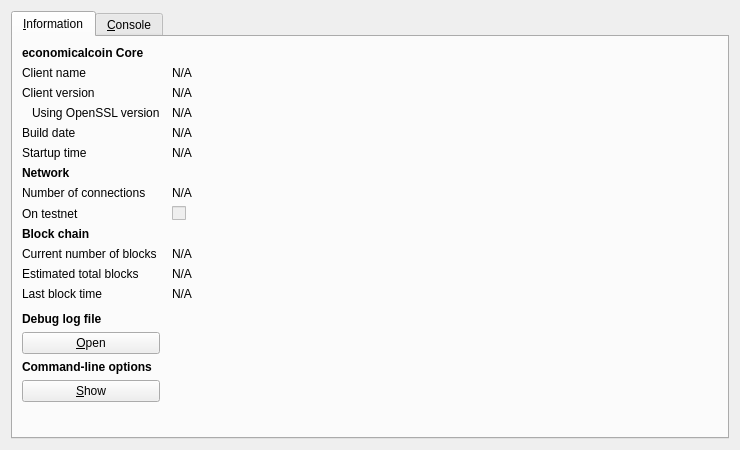
<?xml version="1.0" encoding="UTF-8"?>
<ui version="4.0">
 <class>RPCConsole</class>
 <widget class="QDialog" name="RPCConsole">
  <property name="geometry">
   <rect>
    <x>0</x>
    <y>0</y>
    <width>740</width>
    <height>450</height>
   </rect>
  </property>
  <property name="windowTitle">
   <string>economicalcoin - Debug window</string>
  </property>
  <layout class="QVBoxLayout" name="verticalLayout_2">
   <item>
    <widget class="QTabWidget" name="tabWidget">
     <property name="currentIndex">
      <number>0</number>
     </property>
     <widget class="QWidget" name="tab_info">
      <attribute name="title">
       <string>&amp;Information</string>
      </attribute>
      <layout class="QGridLayout" name="gridLayout" columnstretch="0,1">
       <property name="horizontalSpacing">
        <number>12</number>
       </property>
       <item row="0" column="0">
        <widget class="QLabel" name="label_9">
         <property name="font">
          <font>
           <weight>75</weight>
           <bold>true</bold>
          </font>
         </property>
         <property name="text">
          <string>economicalcoin Core</string>
         </property>
        </widget>
       </item>
       <item row="1" column="0">
        <widget class="QLabel" name="label_5">
         <property name="text">
          <string>Client name</string>
         </property>
        </widget>
       </item>
       <item row="1" column="1">
        <widget class="QLabel" name="clientName">
         <property name="cursor">
          <cursorShape>IBeamCursor</cursorShape>
         </property>
         <property name="text">
          <string>N/A</string>
         </property>
         <property name="textFormat">
          <enum>Qt::PlainText</enum>
         </property>
         <property name="textInteractionFlags">
          <set>Qt::LinksAccessibleByMouse|Qt::TextSelectableByKeyboard|Qt::TextSelectableByMouse</set>
         </property>
        </widget>
       </item>
       <item row="2" column="0">
        <widget class="QLabel" name="label_6">
         <property name="text">
          <string>Client version</string>
         </property>
        </widget>
       </item>
       <item row="2" column="1">
        <widget class="QLabel" name="clientVersion">
         <property name="cursor">
          <cursorShape>IBeamCursor</cursorShape>
         </property>
         <property name="text">
          <string>N/A</string>
         </property>
         <property name="textFormat">
          <enum>Qt::PlainText</enum>
         </property>
         <property name="textInteractionFlags">
          <set>Qt::LinksAccessibleByMouse|Qt::TextSelectableByKeyboard|Qt::TextSelectableByMouse</set>
         </property>
        </widget>
       </item>
       <item row="3" column="0">
        <widget class="QLabel" name="label_14">
         <property name="text">
          <string>Using OpenSSL version</string>
         </property>
         <property name="indent">
          <number>10</number>
         </property>
        </widget>
       </item>
       <item row="3" column="1">
        <widget class="QLabel" name="openSSLVersion">
         <property name="cursor">
          <cursorShape>IBeamCursor</cursorShape>
         </property>
         <property name="text">
          <string>N/A</string>
         </property>
         <property name="textFormat">
          <enum>Qt::PlainText</enum>
         </property>
         <property name="textInteractionFlags">
          <set>Qt::LinksAccessibleByMouse|Qt::TextSelectableByKeyboard|Qt::TextSelectableByMouse</set>
         </property>
        </widget>
       </item>
       <item row="4" column="0">
        <widget class="QLabel" name="label_12">
         <property name="text">
          <string>Build date</string>
         </property>
        </widget>
       </item>
       <item row="4" column="1">
        <widget class="QLabel" name="buildDate">
         <property name="cursor">
          <cursorShape>IBeamCursor</cursorShape>
         </property>
         <property name="text">
          <string>N/A</string>
         </property>
         <property name="textFormat">
          <enum>Qt::PlainText</enum>
         </property>
         <property name="textInteractionFlags">
          <set>Qt::LinksAccessibleByMouse|Qt::TextSelectableByKeyboard|Qt::TextSelectableByMouse</set>
         </property>
        </widget>
       </item>
       <item row="5" column="0">
        <widget class="QLabel" name="label_13">
         <property name="text">
          <string>Startup time</string>
         </property>
        </widget>
       </item>
       <item row="5" column="1">
        <widget class="QLabel" name="startupTime">
         <property name="cursor">
          <cursorShape>IBeamCursor</cursorShape>
         </property>
         <property name="text">
          <string>N/A</string>
         </property>
         <property name="textFormat">
          <enum>Qt::PlainText</enum>
         </property>
         <property name="textInteractionFlags">
          <set>Qt::LinksAccessibleByMouse|Qt::TextSelectableByKeyboard|Qt::TextSelectableByMouse</set>
         </property>
        </widget>
       </item>
       <item row="6" column="0">
        <widget class="QLabel" name="label_11">
         <property name="font">
          <font>
           <weight>75</weight>
           <bold>true</bold>
          </font>
         </property>
         <property name="text">
          <string>Network</string>
         </property>
        </widget>
       </item>
       <item row="7" column="0">
        <widget class="QLabel" name="label_7">
         <property name="text">
          <string>Number of connections</string>
         </property>
        </widget>
       </item>
       <item row="7" column="1">
        <widget class="QLabel" name="numberOfConnections">
         <property name="cursor">
          <cursorShape>IBeamCursor</cursorShape>
         </property>
         <property name="text">
          <string>N/A</string>
         </property>
         <property name="textFormat">
          <enum>Qt::PlainText</enum>
         </property>
         <property name="textInteractionFlags">
          <set>Qt::LinksAccessibleByMouse|Qt::TextSelectableByKeyboard|Qt::TextSelectableByMouse</set>
         </property>
        </widget>
       </item>
       <item row="8" column="0">
        <widget class="QLabel" name="label_8">
         <property name="text">
          <string>On testnet</string>
         </property>
        </widget>
       </item>
       <item row="8" column="1">
        <widget class="QCheckBox" name="isTestNet">
         <property name="enabled">
          <bool>false</bool>
         </property>
         <property name="text">
          <string/>
         </property>
        </widget>
       </item>
       <item row="9" column="0">
        <widget class="QLabel" name="label_10">
         <property name="font">
          <font>
           <weight>75</weight>
           <bold>true</bold>
          </font>
         </property>
         <property name="text">
          <string>Block chain</string>
         </property>
        </widget>
       </item>
       <item row="10" column="0">
        <widget class="QLabel" name="label_3">
         <property name="text">
          <string>Current number of blocks</string>
         </property>
        </widget>
       </item>
       <item row="10" column="1">
        <widget class="QLabel" name="numberOfBlocks">
         <property name="cursor">
          <cursorShape>IBeamCursor</cursorShape>
         </property>
         <property name="text">
          <string>N/A</string>
         </property>
         <property name="textFormat">
          <enum>Qt::PlainText</enum>
         </property>
         <property name="textInteractionFlags">
          <set>Qt::LinksAccessibleByMouse|Qt::TextSelectableByKeyboard|Qt::TextSelectableByMouse</set>
         </property>
        </widget>
       </item>
       <item row="11" column="0">
        <widget class="QLabel" name="label_4">
         <property name="text">
          <string>Estimated total blocks</string>
         </property>
        </widget>
       </item>
       <item row="11" column="1">
        <widget class="QLabel" name="totalBlocks">
         <property name="cursor">
          <cursorShape>IBeamCursor</cursorShape>
         </property>
         <property name="text">
          <string>N/A</string>
         </property>
         <property name="textFormat">
          <enum>Qt::PlainText</enum>
         </property>
         <property name="textInteractionFlags">
          <set>Qt::LinksAccessibleByMouse|Qt::TextSelectableByKeyboard|Qt::TextSelectableByMouse</set>
         </property>
        </widget>
       </item>
       <item row="12" column="0">
        <widget class="QLabel" name="label_2">
         <property name="text">
          <string>Last block time</string>
         </property>
        </widget>
       </item>
       <item row="12" column="1">
        <widget class="QLabel" name="lastBlockTime">
         <property name="cursor">
          <cursorShape>IBeamCursor</cursorShape>
         </property>
         <property name="text">
          <string>N/A</string>
         </property>
         <property name="textFormat">
          <enum>Qt::PlainText</enum>
         </property>
         <property name="textInteractionFlags">
          <set>Qt::LinksAccessibleByMouse|Qt::TextSelectableByKeyboard|Qt::TextSelectableByMouse</set>
         </property>
        </widget>
       </item>
       <item row="13" column="0">
        <spacer name="verticalSpacer_2">
         <property name="orientation">
          <enum>Qt::Vertical</enum>
         </property>
         <property name="sizeHint" stdset="0">
          <size>
           <width>20</width>
           <height>20</height>
          </size>
         </property>
        </spacer>
       </item>
       <item row="14" column="0">
        <widget class="QLabel" name="labelDebugLogfile">
         <property name="font">
          <font>
           <weight>75</weight>
           <bold>true</bold>
          </font>
         </property>
         <property name="text">
          <string>Debug log file</string>
         </property>
        </widget>
       </item>
       <item row="15" column="0">
        <widget class="QPushButton" name="openDebugLogfileButton">
         <property name="toolTip">
          <string>Open the economicalcoin debug log file from the current data directory. This can take a few seconds for large log files.</string>
         </property>
         <property name="text">
          <string>&amp;Open</string>
         </property>
         <property name="autoDefault">
          <bool>false</bool>
         </property>
        </widget>
       </item>
       <item row="16" column="0">
        <widget class="QLabel" name="labelCLOptions">
         <property name="font">
          <font>
           <weight>75</weight>
           <bold>true</bold>
          </font>
         </property>
         <property name="text">
          <string>Command-line options</string>
         </property>
        </widget>
       </item>
       <item row="17" column="0">
        <widget class="QPushButton" name="showCLOptionsButton">
         <property name="toolTip">
          <string>Show the economicalcoin-Qt help message to get a list with possible economicalcoin command-line options.</string>
         </property>
         <property name="text">
          <string>&amp;Show</string>
         </property>
         <property name="autoDefault">
          <bool>false</bool>
         </property>
        </widget>
       </item>
       <item row="18" column="0">
        <spacer name="verticalSpacer">
         <property name="orientation">
          <enum>Qt::Vertical</enum>
         </property>
         <property name="sizeHint" stdset="0">
          <size>
           <width>20</width>
           <height>40</height>
          </size>
         </property>
        </spacer>
       </item>
      </layout>
     </widget>
     <widget class="QWidget" name="tab_console">
      <attribute name="title">
       <string>&amp;Console</string>
      </attribute>
      <layout class="QVBoxLayout" name="verticalLayout_3">
       <property name="spacing">
        <number>3</number>
       </property>
       <item>
        <widget class="QTextEdit" name="messagesWidget">
         <property name="minimumSize">
          <size>
           <width>0</width>
           <height>100</height>
          </size>
         </property>
         <property name="readOnly">
          <bool>true</bool>
         </property>
         <property name="tabKeyNavigation" stdset="0">
          <bool>false</bool>
         </property>
         <property name="columnCount" stdset="0">
          <number>2</number>
         </property>
        </widget>
       </item>
       <item>
        <layout class="QHBoxLayout" name="horizontalLayout">
         <property name="spacing">
          <number>3</number>
         </property>
         <item>
          <widget class="QLabel" name="label">
           <property name="text">
            <string notr="true">&gt;</string>
           </property>
          </widget>
         </item>
         <item>
          <widget class="QLineEdit" name="lineEdit"/>
         </item>
         <item>
          <widget class="QPushButton" name="clearButton">
           <property name="maximumSize">
            <size>
             <width>24</width>
             <height>24</height>
            </size>
           </property>
           <property name="toolTip">
            <string>Clear console</string>
           </property>
           <property name="text">
            <string/>
           </property>
           <property name="icon">
            <iconset resource="../bitcoin.qrc">
             <normaloff>:/icons/remove</normaloff>:/icons/remove</iconset>
           </property>
           <property name="shortcut">
            <string notr="true">Ctrl+L</string>
           </property>
           <property name="autoDefault">
            <bool>false</bool>
           </property>
          </widget>
         </item>
        </layout>
       </item>
      </layout>
     </widget>
    </widget>
   </item>
  </layout>
 </widget>
 <resources>
  <include location="../bitcoin.qrc"/>
 </resources>
 <connections/>
</ui>
